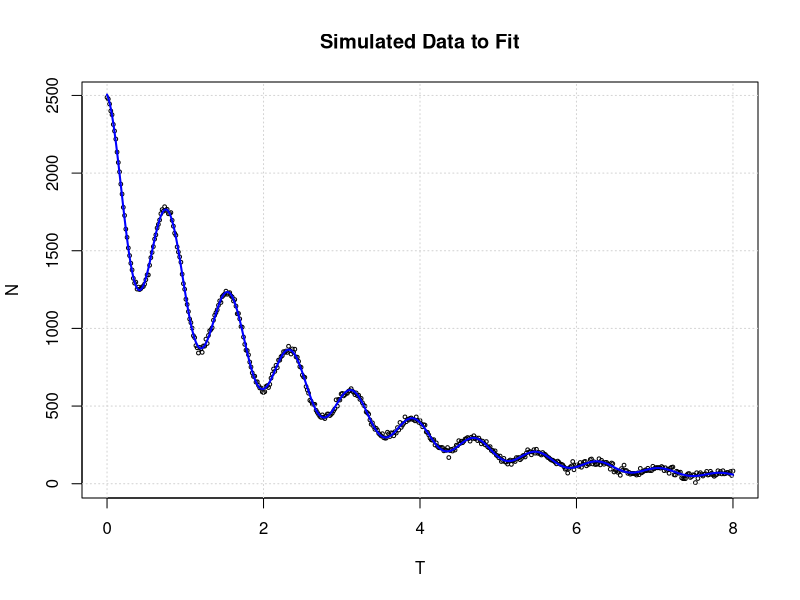
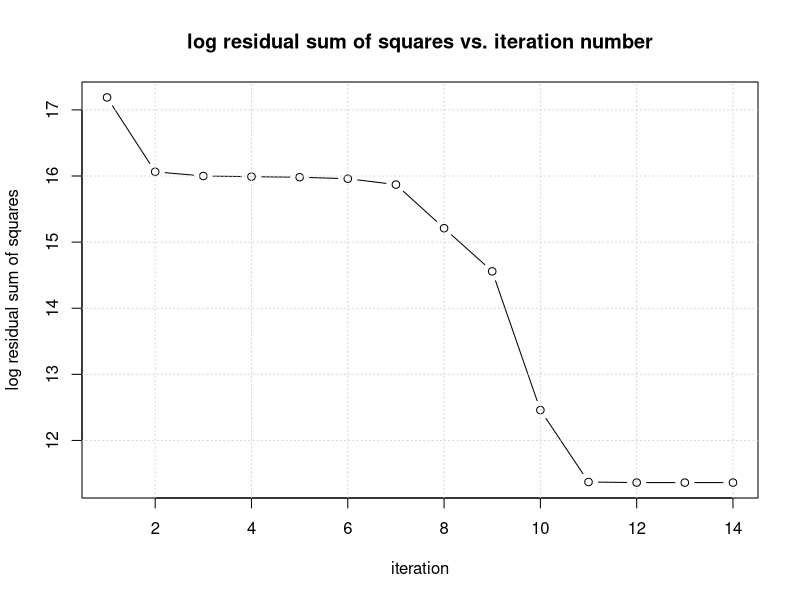

Recreate these plots in R, in order.
## ---- chunk 1
library(minpack.lm)
## ---- chunk 2
f <- function(T, tau, N0, a, f0) 
{
  expr <- expression(N0 * exp(-T/tau) * (1 + a*cos(f0*T)))
  eval(expr)
}
## ---- chunk 3
T <- seq(0, 8, length=501)
## ---- chunk 4
p <- c(tau = 2.2, N0 = 1000, a = 0.25, f0 = 8)
## ---- chunk 5
Ndet <- do.call("f", c(list(T = T), as.list(p)))
## ---- chunk 6
set.seed(17)
N <- Ndet +  rnorm(length(Ndet), mean=Ndet, sd=.01*max(Ndet))
head(N)
## ---- chunk 7
j <- function(T, tau, N0, a, f0) 
{
  expr <- expression(N0*exp(-T/tau)*(1 + a*cos(f0*T)))
  c(eval(D(expr, "tau")), 
    eval(D(expr, "N0" )),
    eval(D(expr, "a"  )), 
    eval(D(expr, "f0" )))
}
## ---- chunk 8
fcn <- function(p, T, N, fcall, jcall)
    (N - do.call("fcall", c(list(T = T), as.list(p))))
## ---- chunk 9
fcn.jac <- function(p, T, N, fcall, jcall) 
{
  -do.call("jcall", c(list(T = T), as.list(p)))
}  
## ---- chunk 10
guess <- c(tau = 2.2, N0 = 1500, a = 0.25, f0 = 10)
## ---- chunk 11
out <- nls.lm(par = guess, fn = fcn, jac = fcn.jac,
              fcall = f, jcall = j,
              T = T, N = N, control = nls.lm.control(nprint=1))
## ---- chunk 12
N1 <- do.call("f", c(list(T = T), out$par))  
## ---- chunk 13
plot(T, N, cex = 0.5, main="Simulated Data to Fit")
grid()
lines(T, N1, col="blue", lwd=2)   # Fitted solution
## ---- chunk 14
plot(1:(out$niter+1), log(out$rsstrace), type="b",
     main="log residual sum of squares vs. iteration number",
     xlab="iteration", 
     ylab="log residual sum of squares", pch=21) 
grid()
## ---- chunk 15
summary(out) 
## ---- chunk 16
packageVersion("minpack.lm")
